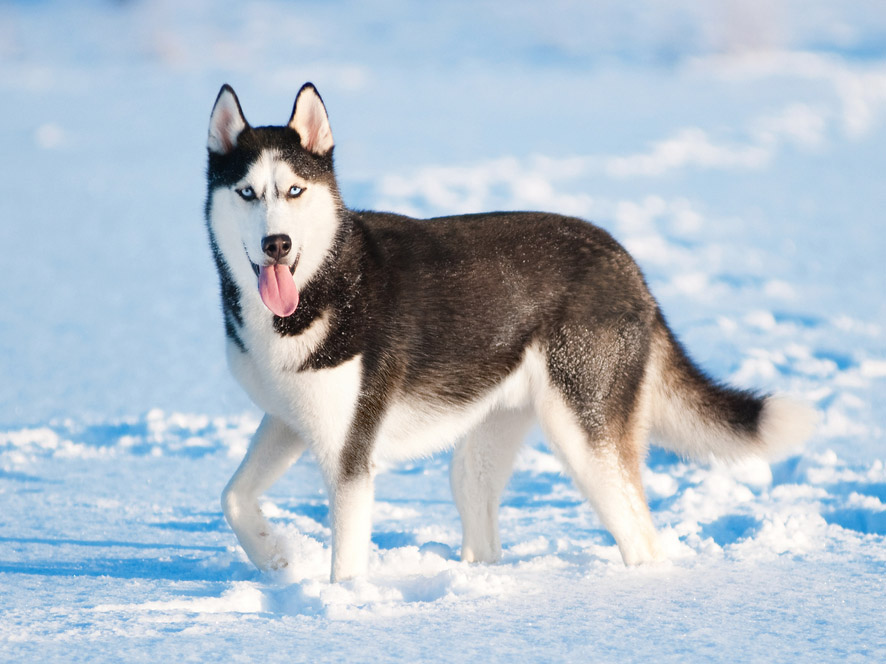
#> input picture 7.CNNObjectDetection/71.selectiveSearch/husky.jpg, 886 x 664 px
$ python selectivesearch.py
#> lines starting #> are read from the running program, lines starting #| are printed output that depends on the picture; after the words box and inside, x2 and y2 are one past the last pixel; in counts of white or black regions, pixels touching at a corner belong together
# -*- coding: utf-8 -*-
import cv2
import random
import matplotlib.pyplot as plt

image = cv2.imread("husky.jpg")
#> image is the input picture: shape (664, 886, 3); mean B, G, R 203.8, 191, 177.8
image = cv2.resize(image, dsize = (600,600))
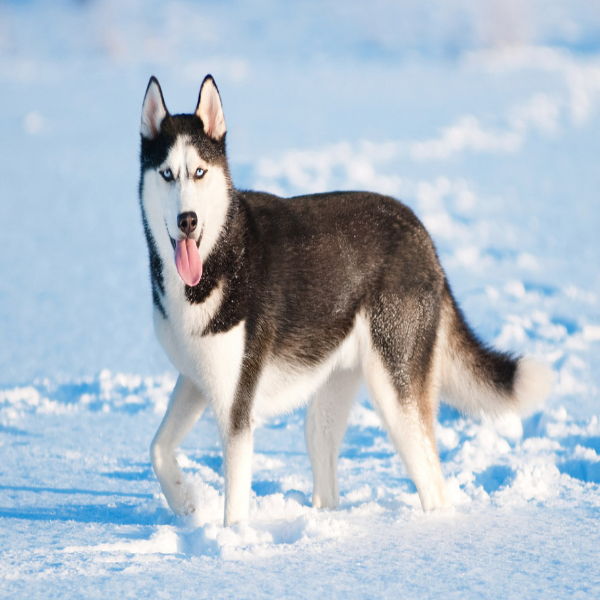
#> image: shape (600, 600, 3); mean B, G, R 203.7, 190.9, 177.7
plt.figure(), plt.imshow(image), plt.show()


# ilklendir ss
ss = cv2.ximgproc.segmentation.createSelectiveSearchSegmentation()
ss.setBaseImage(image)
ss.switchToSelectiveSearchQuality()

print("start")
rects = ss.process()

output = image.copy()

for (x,y,w,h) in rects[:50]:
    color = [random.randint(0,255) for j in range(0,3)]
    cv2.rectangle(output, (x,y),(x+w,y+h),color,2)
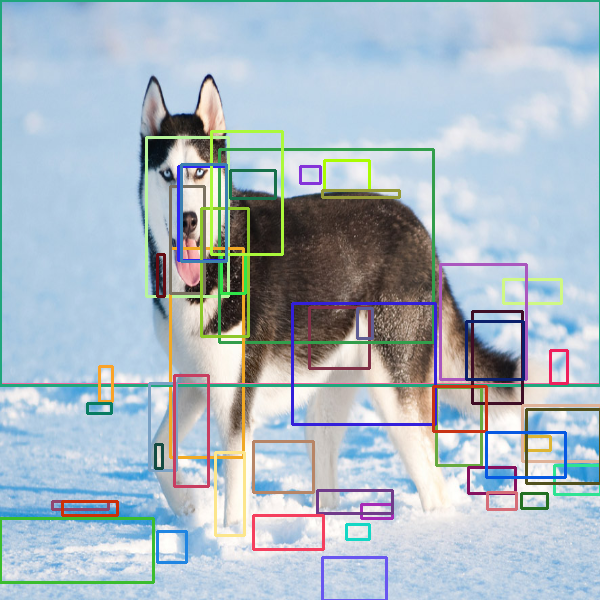
#> output: shape (600, 600, 3); 9.3% of pixels changed, all inside (x1, y1, x2, y2) = (0, 0, 600, 600)

plt.figure(), plt.imshow(output), plt.show()
